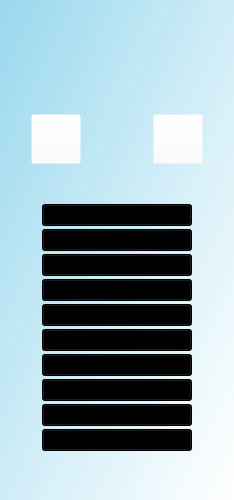
<?xml version="1.0" encoding="UTF-8"?>
<ui version="4.0">
 <class>PlaylistRadio</class>
 <widget class="QWidget" name="PlaylistRadio">
  <property name="geometry">
   <rect>
    <x>0</x>
    <y>0</y>
    <width>234</width>
    <height>500</height>
   </rect>
  </property>
  <property name="minimumSize">
   <size>
    <width>231</width>
    <height>500</height>
   </size>
  </property>
  <property name="maximumSize">
   <size>
    <width>234</width>
    <height>500</height>
   </size>
  </property>
  <property name="windowTitle">
   <string>Form</string>
  </property>
  <property name="styleSheet">
   <string notr="true">background-image: url(:/res/prosrach.png);
background-color: qlineargradient(spread:pad, x1:0, y1:0, x2:1, y2:1, stop:0 rgba(151, 215, 238, 224), stop:1 rgba(255, 255, 255, 255));</string>
  </property>
  <layout class="QGridLayout" name="gridLayout_2">
   <property name="bottomMargin">
    <number>9</number>
   </property>
   <item row="0" column="0">
    <layout class="QGridLayout" name="gridLayout">
     <property name="horizontalSpacing">
      <number>0</number>
     </property>
     <item row="5" column="1">
      <spacer name="verticalSpacer">
       <property name="orientation">
        <enum>Qt::Vertical</enum>
       </property>
       <property name="sizeType">
        <enum>QSizePolicy::Fixed</enum>
       </property>
       <property name="sizeHint" stdset="0">
        <size>
         <width>20</width>
         <height>13</height>
        </size>
       </property>
      </spacer>
     </item>
     <item row="0" column="0" colspan="3">
      <layout class="QVBoxLayout" name="verticalLayout_2">
       <item>
        <widget class="QLabel" name="radio_label">
         <property name="minimumSize">
          <size>
           <width>210</width>
           <height>30</height>
          </size>
         </property>
         <property name="maximumSize">
          <size>
           <width>210</width>
           <height>30</height>
          </size>
         </property>
         <property name="styleSheet">
          <string notr="true">background-color: rgba(255, 255, 255, 0);
color: rgb(255, 255, 0);
font: italic 14pt &quot;Times New Roman&quot;;</string>
         </property>
         <property name="text">
          <string/>
         </property>
         <property name="alignment">
          <set>Qt::AlignCenter</set>
         </property>
        </widget>
       </item>
       <item>
        <widget class="QLabel" name="track_label">
         <property name="minimumSize">
          <size>
           <width>210</width>
           <height>30</height>
          </size>
         </property>
         <property name="maximumSize">
          <size>
           <width>600</width>
           <height>30</height>
          </size>
         </property>
         <property name="styleSheet">
          <string notr="true">background-color: rgba(255, 255, 255, 0);
color: rgb(0, 255, 127);
font: italic 11pt &quot;Times New Roman&quot;;</string>
         </property>
         <property name="text">
          <string/>
         </property>
         <property name="alignment">
          <set>Qt::AlignCenter</set>
         </property>
        </widget>
       </item>
      </layout>
     </item>
     <item row="2" column="0" colspan="3">
      <layout class="QHBoxLayout" name="horizontalLayout">
       <item>
        <spacer name="horizontalSpacer">
         <property name="orientation">
          <enum>Qt::Horizontal</enum>
         </property>
         <property name="sizeType">
          <enum>QSizePolicy::Fixed</enum>
         </property>
         <property name="sizeHint" stdset="0">
          <size>
           <width>20</width>
           <height>20</height>
          </size>
         </property>
        </spacer>
       </item>
       <item>
        <widget class="QPushButton" name="Button_play">
         <property name="minimumSize">
          <size>
           <width>50</width>
           <height>50</height>
          </size>
         </property>
         <property name="maximumSize">
          <size>
           <width>31</width>
           <height>31</height>
          </size>
         </property>
         <property name="styleSheet">
          <string notr="true">background-color: rgba(255, 255, 255, 0);
border-image: url(:/res/play.png);
</string>
         </property>
         <property name="text">
          <string/>
         </property>
        </widget>
       </item>
       <item>
        <spacer name="horizontalSpacer_3">
         <property name="orientation">
          <enum>Qt::Horizontal</enum>
         </property>
         <property name="sizeHint" stdset="0">
          <size>
           <width>42</width>
           <height>51</height>
          </size>
         </property>
        </spacer>
       </item>
       <item>
        <widget class="QPushButton" name="Button_stop">
         <property name="minimumSize">
          <size>
           <width>50</width>
           <height>50</height>
          </size>
         </property>
         <property name="maximumSize">
          <size>
           <width>31</width>
           <height>31</height>
          </size>
         </property>
         <property name="styleSheet">
          <string notr="true">background-color: rgba(255, 255, 255, 0);
border-image: url(:/res/stop.png);</string>
         </property>
         <property name="text">
          <string/>
         </property>
        </widget>
       </item>
       <item>
        <spacer name="horizontalSpacer_2">
         <property name="orientation">
          <enum>Qt::Horizontal</enum>
         </property>
         <property name="sizeType">
          <enum>QSizePolicy::Fixed</enum>
         </property>
         <property name="sizeHint" stdset="0">
          <size>
           <width>20</width>
           <height>20</height>
          </size>
         </property>
        </spacer>
       </item>
      </layout>
     </item>
     <item row="4" column="1">
      <layout class="QVBoxLayout" name="verticalLayout">
       <item>
        <widget class="QComboBox" name="comboBox_rok">
         <property name="minimumSize">
          <size>
           <width>150</width>
           <height>0</height>
          </size>
         </property>
         <property name="maximumSize">
          <size>
           <width>150</width>
           <height>16777215</height>
          </size>
         </property>
         <property name="styleSheet">
          <string notr="true">background-color: rgba(255, 255, 255, 0);
selection-background-color: rgb(85, 255, 255);
selection-color: rgb(0, 0, 127);
background-color: qlineargradient(spread:pad, x1:0, y1:0, x2:1, y2:1, stop:0 rgba(255, 241, 118, 177), stop:1 rgba(255, 255, 255, 255));</string>
         </property>
         <item>
          <property name="text">
           <string>Рок</string>
          </property>
         </item>
        </widget>
       </item>
       <item>
        <widget class="QComboBox" name="comboBox_pop">
         <property name="minimumSize">
          <size>
           <width>150</width>
           <height>0</height>
          </size>
         </property>
         <property name="maximumSize">
          <size>
           <width>150</width>
           <height>16777215</height>
          </size>
         </property>
         <property name="styleSheet">
          <string notr="true">background-color: rgba(255, 255, 255, 0);
selection-background-color: rgb(85, 255, 255);
background-color: qlineargradient(spread:pad, x1:0, y1:0, x2:1, y2:1, stop:0 rgba(255, 241, 118, 177), stop:1 rgba(255, 255, 255, 255));
selection-color: rgb(0, 0, 127);</string>
         </property>
         <item>
          <property name="text">
           <string>Поп</string>
          </property>
         </item>
        </widget>
       </item>
       <item>
        <widget class="QComboBox" name="comboBox_shanson">
         <property name="minimumSize">
          <size>
           <width>150</width>
           <height>0</height>
          </size>
         </property>
         <property name="maximumSize">
          <size>
           <width>150</width>
           <height>16777215</height>
          </size>
         </property>
         <property name="styleSheet">
          <string notr="true">background-color: rgba(255, 255, 255, 0);
selection-color: rgb(0, 0, 127);
selection-background-color: rgb(85, 255, 255);
background-color: qlineargradient(spread:pad, x1:0, y1:0, x2:1, y2:1, stop:0 rgba(255, 241, 118, 177), stop:1 rgba(255, 255, 255, 255));</string>
         </property>
         <property name="frame">
          <bool>true</bool>
         </property>
         <item>
          <property name="text">
           <string>Шансон</string>
          </property>
         </item>
        </widget>
       </item>
       <item>
        <widget class="QComboBox" name="comboBox_hiphop">
         <property name="minimumSize">
          <size>
           <width>150</width>
           <height>0</height>
          </size>
         </property>
         <property name="maximumSize">
          <size>
           <width>150</width>
           <height>16777215</height>
          </size>
         </property>
         <property name="styleSheet">
          <string notr="true">background-color: rgba(255, 255, 255, 0);
selection-color: rgb(0, 0, 127);
selection-background-color: rgb(85, 255, 255);
background-color: qlineargradient(spread:pad, x1:0, y1:0, x2:1, y2:1, stop:0 rgba(255, 241, 118, 177), stop:1 rgba(255, 255, 255, 255));</string>
         </property>
         <property name="frame">
          <bool>true</bool>
         </property>
         <item>
          <property name="text">
           <string>Реп, хип-хоп</string>
          </property>
         </item>
        </widget>
       </item>
       <item>
        <widget class="QComboBox" name="comboBox_classic">
         <property name="minimumSize">
          <size>
           <width>150</width>
           <height>0</height>
          </size>
         </property>
         <property name="maximumSize">
          <size>
           <width>150</width>
           <height>16777215</height>
          </size>
         </property>
         <property name="styleSheet">
          <string notr="true">background-color: rgba(255, 255, 255, 0);
selection-color: rgb(0, 0, 127);
selection-background-color: rgb(85, 255, 255);
background-color: qlineargradient(spread:pad, x1:0, y1:0, x2:1, y2:1, stop:0 rgba(255, 241, 118, 177), stop:1 rgba(255, 255, 255, 255));</string>
         </property>
         <property name="frame">
          <bool>true</bool>
         </property>
         <item>
          <property name="text">
           <string>Классика</string>
          </property>
         </item>
        </widget>
       </item>
       <item>
        <widget class="QComboBox" name="comboBox_kind">
         <property name="minimumSize">
          <size>
           <width>150</width>
           <height>0</height>
          </size>
         </property>
         <property name="maximumSize">
          <size>
           <width>150</width>
           <height>16777215</height>
          </size>
         </property>
         <property name="styleSheet">
          <string notr="true">background-color: rgba(255, 255, 255, 0);
selection-color: rgb(0, 0, 127);
selection-background-color: rgb(85, 255, 255);
background-color: qlineargradient(spread:pad, x1:0, y1:0, x2:1, y2:1, stop:0 rgba(255, 241, 118, 177), stop:1 rgba(255, 255, 255, 255));</string>
         </property>
         <property name="frame">
          <bool>true</bool>
         </property>
         <item>
          <property name="text">
           <string>Детское</string>
          </property>
         </item>
        </widget>
       </item>
       <item>
        <widget class="QComboBox" name="comboBox_humor">
         <property name="minimumSize">
          <size>
           <width>150</width>
           <height>0</height>
          </size>
         </property>
         <property name="maximumSize">
          <size>
           <width>150</width>
           <height>16777215</height>
          </size>
         </property>
         <property name="styleSheet">
          <string notr="true">background-color: rgba(255, 255, 255, 0);
selection-color: rgb(0, 0, 127);
selection-background-color: rgb(85, 255, 255);
background-color: qlineargradient(spread:pad, x1:0, y1:0, x2:1, y2:1, stop:0 rgba(255, 241, 118, 177), stop:1 rgba(255, 255, 255, 255));</string>
         </property>
         <property name="frame">
          <bool>true</bool>
         </property>
         <item>
          <property name="text">
           <string>Юмор</string>
          </property>
         </item>
        </widget>
       </item>
       <item>
        <widget class="QComboBox" name="comboBox_news">
         <property name="minimumSize">
          <size>
           <width>150</width>
           <height>0</height>
          </size>
         </property>
         <property name="maximumSize">
          <size>
           <width>150</width>
           <height>16777215</height>
          </size>
         </property>
         <property name="styleSheet">
          <string notr="true">background-color: rgba(255, 255, 255, 0);
selection-color: rgb(0, 0, 127);
selection-background-color: rgb(85, 255, 255);
background-color: qlineargradient(spread:pad, x1:0, y1:0, x2:1, y2:1, stop:0 rgba(255, 241, 118, 177), stop:1 rgba(255, 255, 255, 255));</string>
         </property>
         <property name="frame">
          <bool>true</bool>
         </property>
         <item>
          <property name="text">
           <string>Новости</string>
          </property>
         </item>
        </widget>
       </item>
       <item>
        <widget class="QComboBox" name="comboBox_dance">
         <property name="minimumSize">
          <size>
           <width>150</width>
           <height>0</height>
          </size>
         </property>
         <property name="maximumSize">
          <size>
           <width>150</width>
           <height>16777215</height>
          </size>
         </property>
         <property name="styleSheet">
          <string notr="true">background-color: rgba(255, 255, 255, 0);
selection-color: rgb(0, 0, 127);
selection-background-color: rgb(85, 255, 255);
background-color: qlineargradient(spread:pad, x1:0, y1:0, x2:1, y2:1, stop:0 rgba(255, 241, 118, 177), stop:1 rgba(255, 255, 255, 255));</string>
         </property>
         <property name="frame">
          <bool>true</bool>
         </property>
         <item>
          <property name="text">
           <string>Танцевальная</string>
          </property>
         </item>
        </widget>
       </item>
       <item>
        <widget class="QComboBox" name="comboBox_other">
         <property name="minimumSize">
          <size>
           <width>150</width>
           <height>0</height>
          </size>
         </property>
         <property name="maximumSize">
          <size>
           <width>150</width>
           <height>16777215</height>
          </size>
         </property>
         <property name="styleSheet">
          <string notr="true">background-color: rgba(255, 255, 255, 0);
selection-color: rgb(0, 0, 127);
selection-background-color: rgb(85, 255, 255);
background-color: qlineargradient(spread:pad, x1:0, y1:0, x2:1, y2:1, stop:0 rgba(255, 241, 118, 177), stop:1 rgba(255, 255, 255, 255));</string>
         </property>
         <property name="frame">
          <bool>true</bool>
         </property>
         <item>
          <property name="text">
           <string>Другое</string>
          </property>
         </item>
        </widget>
       </item>
      </layout>
     </item>
     <item row="4" column="2">
      <spacer name="horizontalSpacer_5">
       <property name="orientation">
        <enum>Qt::Horizontal</enum>
       </property>
       <property name="sizeHint" stdset="0">
        <size>
         <width>21</width>
         <height>263</height>
        </size>
       </property>
      </spacer>
     </item>
     <item row="1" column="0">
      <spacer name="verticalSpacer_2">
       <property name="orientation">
        <enum>Qt::Vertical</enum>
       </property>
       <property name="sizeType">
        <enum>QSizePolicy::Fixed</enum>
       </property>
       <property name="sizeHint" stdset="0">
        <size>
         <width>20</width>
         <height>13</height>
        </size>
       </property>
      </spacer>
     </item>
     <item row="4" column="0">
      <spacer name="horizontalSpacer_4">
       <property name="orientation">
        <enum>Qt::Horizontal</enum>
       </property>
       <property name="sizeHint" stdset="0">
        <size>
         <width>21</width>
         <height>263</height>
        </size>
       </property>
      </spacer>
     </item>
     <item row="3" column="1">
      <spacer name="verticalSpacer_3">
       <property name="orientation">
        <enum>Qt::Vertical</enum>
       </property>
       <property name="sizeType">
        <enum>QSizePolicy::Fixed</enum>
       </property>
       <property name="sizeHint" stdset="0">
        <size>
         <width>20</width>
         <height>40</height>
        </size>
       </property>
      </spacer>
     </item>
    </layout>
   </item>
  </layout>
 </widget>
 <resources/>
 <connections/>
</ui>
